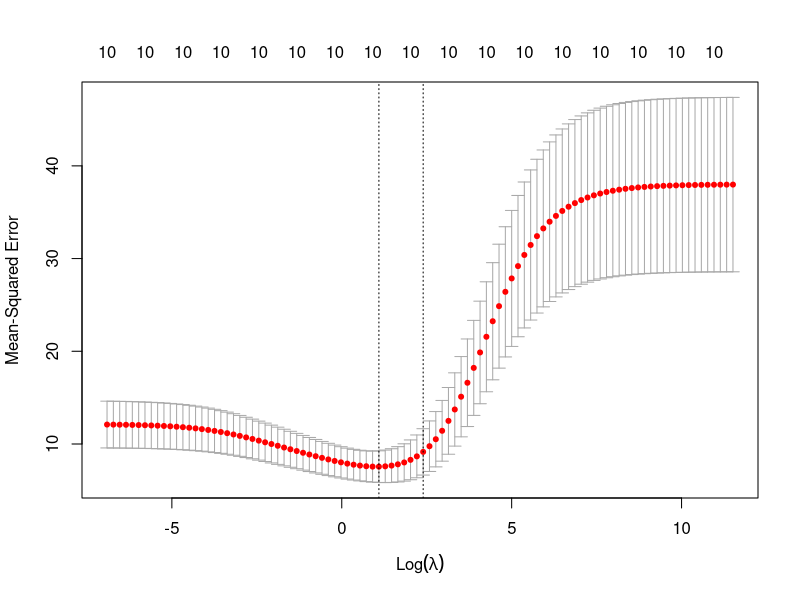
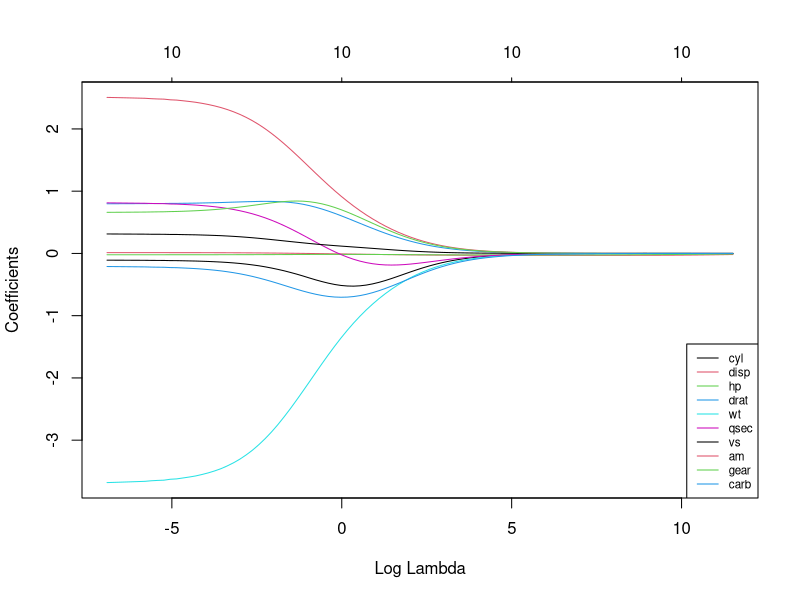
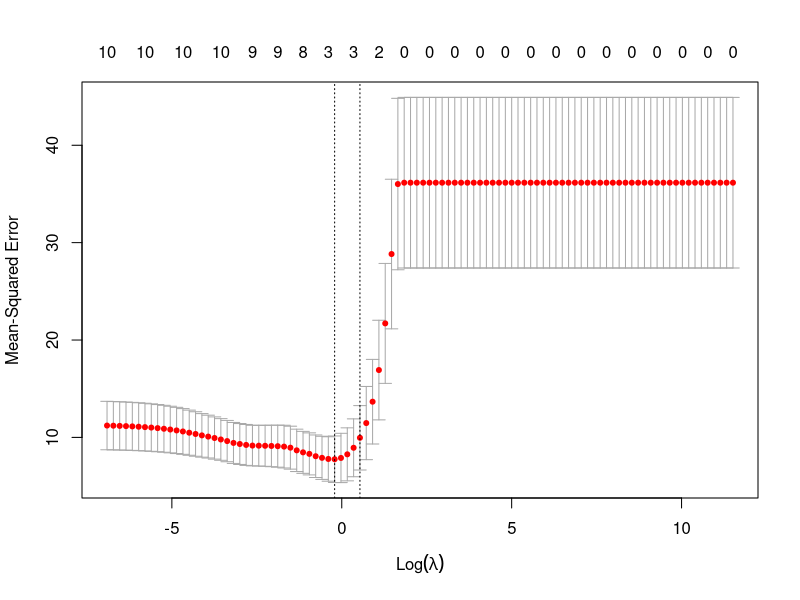
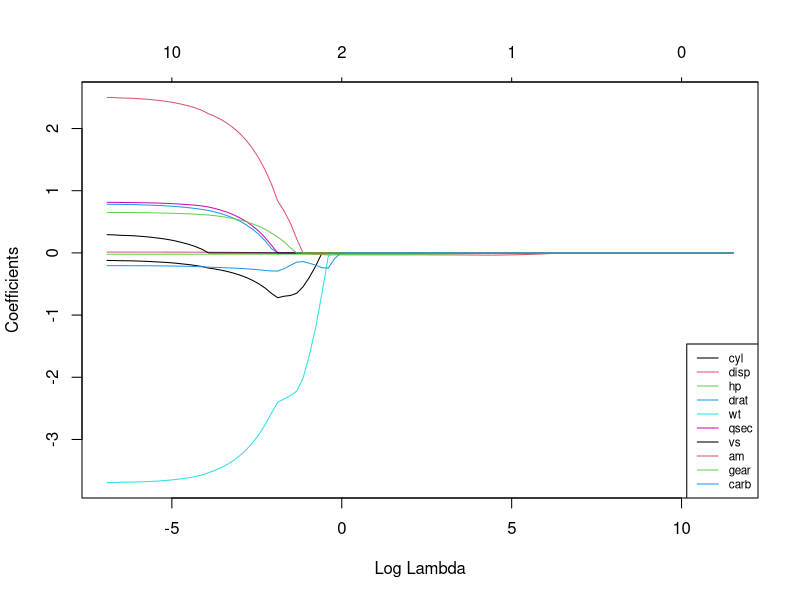

Write R code to recreate these figures, in order.
# Load libraries, get data & set seed for reproducibility ---------------------
set.seed(123)    # seef for reproducibility
library(glmnet)  # for ridge regression
library(dplyr)   # for data cleaning


data("mtcars")
# Center y, X will be standardized in the modelling function
y <- mtcars %>% select(mpg) %>% scale(center = TRUE, scale = FALSE) %>% as.matrix()
X <- mtcars %>% select(-mpg) %>% as.matrix() #all other columns except mpg(y) as matrix


# Perform 10-fold cross-validation to select lambda ---------------------------
lambdas_to_try <- 10^seq(-3, 5, length.out = 100)
# Setting alpha = 0 implements ridge regression
ridge_cv <- cv.glmnet(X, y, alpha = 0, lambda = lambdas_to_try,
                      standardize = TRUE, nfolds = 10)
# Plot cross-validation results
plot(ridge_cv)

# Best cross-validated lambda
lambda_cv <- ridge_cv$lambda.min
# Fit final model, get its sum of squared residuals and multiple R-squared
model_cv <- glmnet(X, y, alpha = 0, lambda = lambda_cv, standardize = TRUE)
y_hat_cv <- predict(model_cv, X)
ssr_cv <- t(y - y_hat_cv) %*% (y - y_hat_cv)
rsq_ridge_cv <- cor(y, y_hat_cv)^2

# See how increasing lambda shrinks the coefficients --------------------------
# Each line shows coefficients for one variables, for different lambdas.
# The higher the lambda, the more the coefficients are shrinked towards zero.
res <- glmnet(X, y, alpha = 0, lambda = lambdas_to_try, standardize = FALSE)
plot(res, xvar = "lambda")
legend("bottomright", lwd = 1, col = 1:6, legend = colnames(X), cex = .7)

# Lasso Regression 

# Perform 10-fold cross-validation to select lambda ---------------------------
lambdas_to_try <- 10^seq(-3, 5, length.out = 100)
# Setting alpha = 1 implements lasso regression
lasso_cv <- cv.glmnet(X, y, alpha = 1, lambda = lambdas_to_try,
                      standardize = TRUE, nfolds = 10)
# Plot cross-validation results
plot(lasso_cv)

# Best cross-validated lambda
lambda_cv <- lasso_cv$lambda.min
# Fit final model, get its sum of squared residuals and multiple R-squared
model_cv <- glmnet(X, y, alpha = 1, lambda = lambda_cv, standardize = TRUE)
y_hat_cv <- predict(model_cv, X)
ssr_cv <- t(y - y_hat_cv) %*% (y - y_hat_cv)
rsq_lasso_cv <- cor(y, y_hat_cv)^2


# See how increasing lambda shrinks the coefficients --------------------------
# Each line shows coefficients for one variables, for different lambdas.
# The higher the lambda, the more the coefficients are shrinked towards zero.
res <- glmnet(X, y, alpha = 1, lambda = lambdas_to_try, standardize = FALSE)
plot(res, xvar = "lambda")
legend("bottomright", lwd = 1, col = 1:6, legend = colnames(X), cex = .7)


rsq <- cbind("R-squared" = c(rsq_ridge_cv,  rsq_lasso_cv))
rownames(rsq) <- c("ridge cross-validated",  "lasso cross_validated")
print(rsq)
